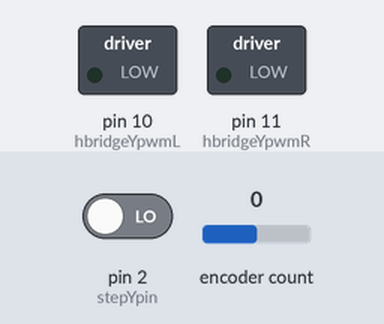
The sketch below on a simulated Arduino Uno, built with avr-gcc and run on an emulated ATmega328P. Parts: switched loads named in the sketch (green lamp = pin HIGH). Inputs (shaded band) come from the test bench; at power-on: encoder count 0, pin 2 (stepYpin) LOW.

Above: at 1.2 s.
1.3 s: encoder count set to 4
At 1.9 s:
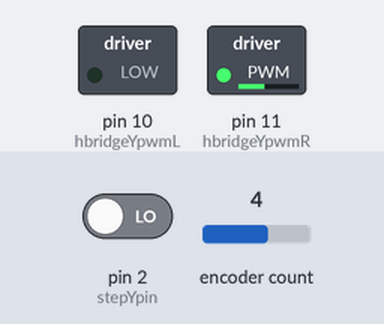
Timing chart, 0 to 4.3 s (numbered marks = the images above; inputs shaded):
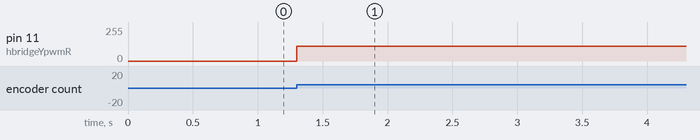

Measured:
- after the input at 1.3 s, pin 11 (hbridgeYpwmR): 0/255 → 109/255 at once

The sketch:

dc_servo.ino
```cpp
#include <Encoder.h>

#define encoderYPinA 3  // interrupt 4
#define encoderYPinB 4
#define stepYpin 2  //yellow
#define dirYpin 5   //green
#define hbridgeYpwmL 10
#define hbridgeYpwmR 11

void forewardY(void);
void backwardY(void);
void stopMotorY(void);
void pid();
void doYstep();

long oldPosition  = -999;

int motorDirectionY = 0;
int overRunLimit = 4;//margin of error in line count
int oscilationDeadzoneL = 4;
int oscilationDeadzoneR = -4;
int motorMaximumSpeedY = 255;
int motorMinimumSpeedY = 110;
long differenceY = 0;
long currentPositionY = 0;
int target_Y = 0;

Encoder myEnc(encoderYPinA, encoderYPinB);

void doYstep(){
  if (digitalRead(dirYpin) == HIGH){
    target_Y--;
  }else{
    target_Y++;
  }
}

void setup() {
  pinMode(stepYpin, INPUT);
  pinMode(dirYpin, INPUT);
  pinMode(hbridgeYpwmL, OUTPUT);
  pinMode(hbridgeYpwmR, OUTPUT);

  attachInterrupt(digitalPinToInterrupt(stepYpin), doYstep, RISING);  // pin 2 interrupt Y step
}

void loop(){
  currentPositionY = myEnc.read();

  if(target_Y == currentPositionY){
    stopMotorY();
  }else{
    differenceY = target_Y - currentPositionY;

    if(target_Y > currentPositionY){
      if(differenceY > oscilationDeadzoneL){
        forewardY();
      }else{
        stopMotorY();
      }
    }else{
      if(differenceY < oscilationDeadzoneR){
        backwardY();
      }else{
        stopMotorY();
      }
    }
  }
}

void forewardY(void){
	if (motorDirectionY != 1) {
		motorDirectionY = 1;
		analogWrite(hbridgeYpwmR, 0);
	}

	analogWrite(hbridgeYpwmL, motorMinimumSpeedY + (differenceY/10));
}

void backwardY(void){
	if (motorDirectionY != -1) {
		motorDirectionY = -1;
		analogWrite(hbridgeYpwmL, 0);
	}

	analogWrite(hbridgeYpwmR, motorMinimumSpeedY + (differenceY/10));
}

void stopMotorY(void) {
  analogWrite(hbridgeYpwmL, 0);
  analogWrite(hbridgeYpwmR, 0);

  motorDirectionY = 0;
}

void pid(){
  currentPositionY = myEnc.read();

  if(target_Y == currentPositionY){
    stopMotorY();
  }else{
    differenceY = target_Y - currentPositionY;

    if(target_Y > currentPositionY){
      if(differenceY > oscilationDeadzoneL){
        forewardY();
      }else{
        stopMotorY();
      }
    }else{
      if(differenceY > oscilationDeadzoneR){
        backwardY();
      }else{
        stopMotorY();
      }
    }
  }
}
```
